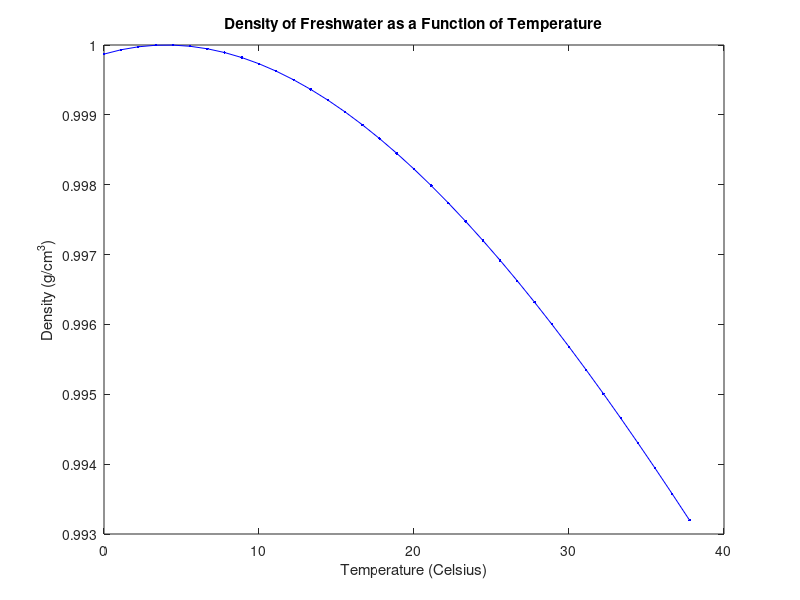

This figure's MATLAB source:
%% Summary

%Created by Chris Graffia on January 25, 2019.
    %Mech 105
%This function graphs the density of freshwater as a function of
%Temperature using a predefined function.

%% Computations

%Temperatures values in Fahrenheit
Tf = 32:2:100;
%Convert Fahrenheit to Celsius
Tc = 5/9*(Tf-32);
%Density Calculation
format long
rho = 5.5289e-8*Tc.^3-8.5016e-6*Tc.^2+6.5622e-5*Tc+0.99987;
%Create a Plot
plot(Tc,rho,'b.-')
title('Density of Freshwater as a Function of Temperature')
xlabel('Temperature (Celsius)')
ylabel('Density (g/cm^3)')
